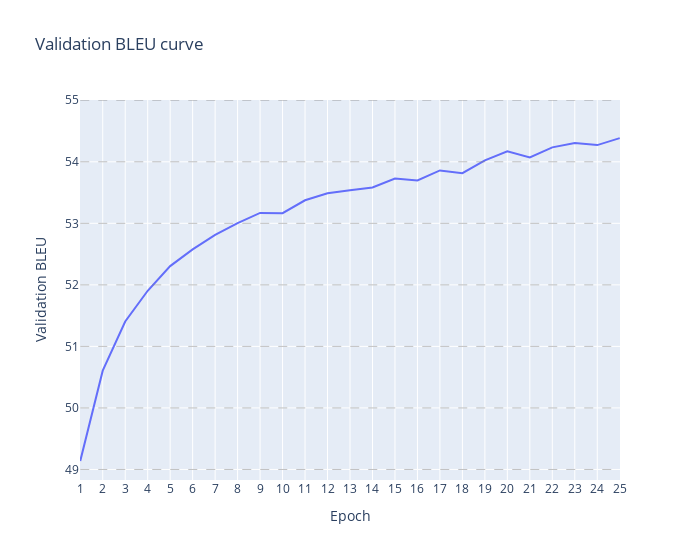

The notebook cell saved with this chart:
### Markdown cell above
### Experiment 4: reduce_lr_on_plateau with 25 epochs

### Code cell
losses = [49.1375, 50.6055, 51.4050, 51.9039, 52.3049, 52.5758, 52.8120, 53.0047, 53.1687, 53.1647, 53.3746, 53.4895, 53.5363, 53.5821, 53.7277, 53.6954, 53.8595, 53.8143, 54.0239, 54.1703, 54.0704, 54.2344, 54.3047, 54.2711, 54.3850]
scale_values = [i for i in range(49, 56, 1)]
plot_training_evolution_curve(losses, scale_values)

### Figure 1 — Plotly figure (JSON) as saved in the notebook; plotly's stock layout.template omitted (floating-point values rounded to 4 significant figures)
{"data": [{"mode": "lines", "name": "Validation BLEU", "x": [1, 2, 3, 4, 5, 6, 7, 8, 9, 10, 11, 12, 13, 14, 15, 16, 17, 18, 19, 20, 21, 22, 23, 24, 25], "y": [49.14, 50.61, 51.41, 51.9, 52.3, 52.58, 52.81, 53.0, 53.17, 53.16, 53.37, 53.49, 53.54, 53.58, 53.73, 53.7, 53.86, 53.81, 54.02, 54.17, 54.07, 54.23, 54.3, 54.27, 54.38], "type": "scatter"}], "layout": {"shapes": [{"line": {"color": "gray", "dash": "dash", "width": 0.5}, "type": "line", "x0": 1, "x1": 25, "y0": 49, "y1": 49}, {"line": {"color": "gray", "dash": "dash", "width": 0.5}, "type": "line", "x0": 1, "x1": 25, "y0": 50, "y1": 50}, {"line": {"color": "gray", "dash": "dash", "width": 0.5}, "type": "line", "x0": 1, "x1": 25, "y0": 51, "y1": 51}, {"line": {"color": "gray", "dash": "dash", "width": 0.5}, "type": "line", "x0": 1, "x1": 25, "y0": 52, "y1": 52}, {"line": {"color": "gray", "dash": "dash", "width": 0.5}, "type": "line", "x0": 1, "x1": 25, "y0": 53, "y1": 53}, {"line": {"color": "gray", "dash": "dash", "width": 0.5}, "type": "line", "x0": 1, "x1": 25, "y0": 54, "y1": 54}, {"line": {"color": "gray", "dash": "dash", "width": 0.5}, "type": "line", "x0": 1, "x1": 25, "y0": 55, "y1": 55}], "xaxis": {"title": {"text": "Epoch"}, "dtick": 1}, "yaxis": {"title": {"text": "Validation BLEU"}}, "title": {"text": "Validation BLEU curve"}, "width": 700}}
